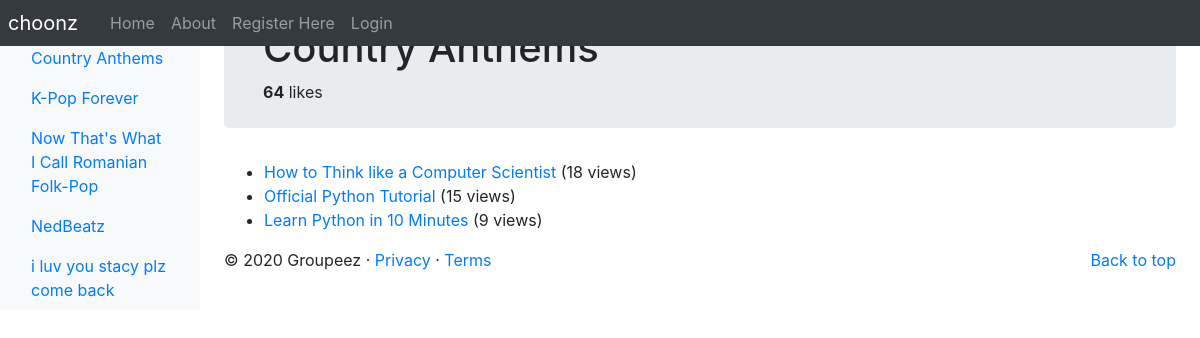
The page /choonz/playlist/country-anthems/ on the database as committed earlier.
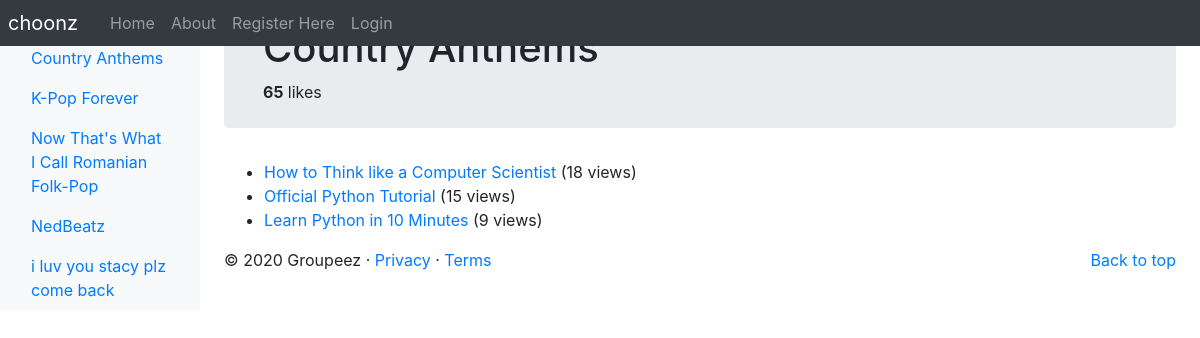
The same page on the database as committed later.
### choonz/models.py (models this page shows, shortened)
class Playlist(models.Model):
    max_length_char = 128
    name = models.CharField(max_length=max_length_char, unique=True)
    views = models.IntegerField(default=0)
    likes = models.IntegerField(default=0)
    slug = models.SlugField(unique=True)
    class Meta:
        verbose_name_plural = 'Playlists'

class Page(models.Model):
    playlist = models.ForeignKey(Playlist, on_delete=models.CASCADE)
    title = models.CharField(max_length=Playlist.max_length_char)
    url = models.URLField()
    views = models.IntegerField(default=0)

### choonz/views.py (the view, shortened to what this page needs)
# urls.py: path('playlist/<slug:playlist_name_slug>/', views.ShowPlaylistView.as_view(), name='show_playlist'),
class ShowPlaylistView(View):
    def create_context_dict(self, playlist_name_slug):
        context_dict = {}
        try:
            playlist = Playlist.objects.get(slug=playlist_name_slug)
            pages = Page.objects.filter(playlist=playlist)
            page_list = pages.order_by('-views')
            context_dict['pages'] = page_list
            context_dict['playlist'] = playlist
        except Playlist.DoesNotExist:
            context_dict['playlist'] = None
            context_dict['pages'] = None
        return context_dict
    def get(self, request, playlist_name_slug):
        context_dict = self.create_context_dict(playlist_name_slug)
        return render(request, 'choonz/playlist.html', context_dict)

### choonz/templatetags/choonz_template_tags.py (called while the page is built)
@register.inclusion_tag('choonz/playlists.html')
def get_playlist_list(current_playlist=None):
    return {'playlists': Playlist.objects.all(), 'current_playlist': current_playlist}

### templates/choonz/playlist.html (shortened to what this page needs)
{% extends 'choonz/base.html' %}
{% load staticfiles %}
{% block body_block %}
	{% if playlist %}
		<div class="jumbotron p-4">
			<div class="container">
				<h1 class="jumbotron-heading">{{ playlist.name }}</h1>
				<div>
					<strong id="like_count">{{ playlist.likes }}</strong> likes
				</div>
			</div>
		</div>
		<div id="page-listing">
		{% if pages %}
			<ul>
				{% for page in pages %}
					<li><a href="{% url 'choonz:goto' %}?page_id={{page.id}}">{{ page.title }}</a>
						{% if page.views > 1 %}
			                ({{ page.views }} views)
			            {% elif page.views == 1 %}
			                ({{ page.views}} view)
			            {% endif %}
		        	</li>
				{% endfor %}
			</ul>
		</div>
		{% else %}
			<strong>No pages currently in playlist.</strong>
		{% endif %}
	{% else %}
		The specified playlist does not exist.
	{% endif %}
{% endblock %}

### templates/choonz/base.html (shortened to what this page needs)
<!DOCTYPE html>
{% load staticfiles %}
{% load choonz_template_tags %}
<html lang="en">
    <head>
    <link href="https://getbootstrap.com/docs/4.2/dist/css/bootstrap.min.css" rel="stylesheet">
    <link href="https://getbootstrap.com/docs/4.2/examples/dashboard/dashboard.css" rel="stylesheet">
    </head>
    <body>
        <header>
            <nav class="navbar navbar-expand-md navbar-dark fixed-top bg-dark p-0">
                <a class="navbar-brand p-2" href="{% url 'choonz:index' %}">choonz</a>
                <div class="collapse navbar-collapse" id="navbarCollapse">
                    <ul class="navbar-nav mr-auto">
                        <li class="nav-item"><a class="nav-link" href="{% url 'choonz:index' %}">Home</a></li>
                        <li class="nav-item "><a class="nav-link" href="{% url 'choonz:about' %}">About</a></li>
                        {% if user.is_authenticated %}
                            <li class="nav-item "><a class="nav-link" href="{% url 'choonz:restricted' %}">Restricted</a></li>
                            <li class="nav-item"><a class="nav-link" href="{% url 'auth_logout' %}?next=/choonz/">Logout</a></li>
                            <li class="nav-item"><a class="nav-link" href="{% url 'choonz:add_playlist' %}">Add Playlist</a></li>
                            <li class="nav-item"><a class="nav-link" href="{% url 'auth_password_change' %}">Change Password</a></li>
                            <li class="nav-item"><a class="nav-link" href="{% url 'choonz:profile' user.username %}">Profile</a></li>
                            <li class="nav-item"><a class="nav-link" href="{% url 'choonz:list_profiles' %}">List Profiles</a></li>
                        {% else %}
                            <li class="nav-item"><a class="nav-link" href="{% url 'registration_register' %}">Register Here</a></li>
                            <li class="nav-item "><a class="nav-link" href="{% url 'auth_login' %}">Login</a></li>
                        {% endif %}
                    </ul>
                </div>
            </nav>
        </header>
        <div class="container-fluid">
            <div class="row">
                <nav class="col-md-2 d-none d-md-block bg-light sidebar">
                    <div class="w-75 ml-3">
                    </div>
                    <div class="sidebar-sticky" id="playlists-listing">
                    {% block sidebar_block %}
                        {% get_playlist_list playlist %}
                    {% endblock %}
                    </div>
                </nav>
                <main role="main" class="col-md-9  ml-sm-auto col-lg-10 px-4">
                    {% block body_block %}
                    {% endblock %}
                    <footer>
                        <p class="float-right"><a href="#">Back to top</a></p>
                        <p>&copy; 2020 Groupeez &middot; <a href="#">Privacy</a> &middot; <a href="#">Terms</a></p>
                    </footer>
                </main>
            </div>
        </div>
    </body>
</html>

### templates/choonz/playlists.html (shortened to what this page needs)
<ul class="nav flex-column">
	{% if playlists %}
		{% for c in playlists %}
			{% if c == current_playlist %}
				<li class="nav-item"><a class="nav-link active" href="{% url 'choonz:show_playlist' c.slug %}">{{ c.name }}</a></li>
			{% else %}
				<li class="nav-item"><a class="nav-link active" href="{% url 'choonz:show_playlist' c.slug %}">{{ c.name }}</a></li>
			{% endif %}
		{% endfor %}
	{% else %}
		<li class="nav-item"><strong>There are no playlists present.</strong></li>
	{% endif %}
</ul>

Rows that differ between the two databases and show on the page:
changed Playlist "Country Anthems": likes "64" → "65"
